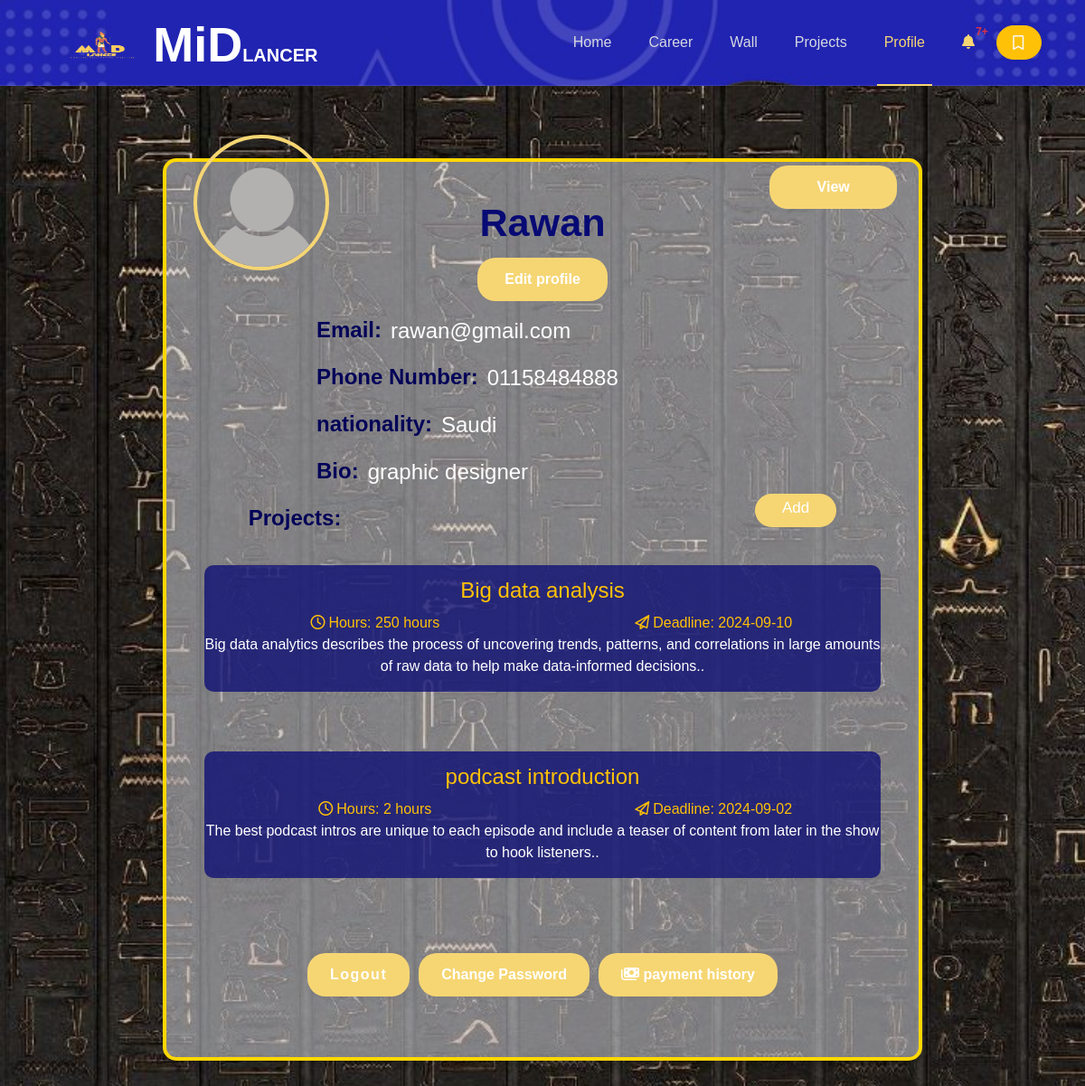
Page /clientprofile.php (signed in) on the committed database.
### tables this page shows
CREATE TABLE `user` (
  `user_id` int(11) NOT NULL,
  `user_name` varchar(250) NOT NULL,
  `email` varchar(250) NOT NULL,
  `phone_number` varchar(20) NOT NULL,
  `password` varchar(255) NOT NULL,
  `user_image` longtext DEFAULT 'defaultprofile.png',
  `bio` varchar(255) DEFAULT NULL,
  `nationality_id` int(11) NOT NULL,
  `last_seen` datetime DEFAULT current_timestamp()
);

CREATE TABLE `nationality` (
  `nationality_id` int(11) NOT NULL,
  `nationality` varchar(250) NOT NULL
);

CREATE TABLE `project` (
  `project_id` int(11) NOT NULL,
  `project_name` varchar(250) NOT NULL,
  `description` varchar(250) NOT NULL,
  `total_hours` int(11) NOT NULL,
  `deadline_date` date NOT NULL,
  `user_id` int(11) NOT NULL,
  `type_id` int(11) DEFAULT NULL,
  `posting` int(11) NOT NULL
);

### clientprofile.php (the view, shortened to what this page needs)
<?php
include 'nav+bm.php';
if(isset($_SESSION['user_id']))
    $user_id=$_SESSION['user_id'];
else
    header("location:home.php");
$select_user = "SELECT * FROM `user`
                JOIN `nationality` ON `nationality`.`nationality_id` = `user`.`nationality_id`
                WHERE `user_id` = '$user_id'";
$run_user = mysqli_query($connect,$select_user);
$select_posted_projects = "SELECT * FROM `project`
                            JOIN `user` ON `user`.`user_id` = `project`.`user_id`
                            WHERE `project`.`user_id` = '$user_id' AND `project`.`posting` = 1";
$run_posted_projects = mysqli_query($connect,$select_posted_projects);
?>
<!DOCTYPE html>
<html lang="en">
<head>
    <link href="https://cdn.jsdelivr.net/npm/bootstrap@5.0.2/dist/css/bootstrap.min.css" rel="stylesheet">
    <link rel="stylesheet" href="https://cdnjs.cloudflare.com/ajax/libs/font-awesome/6.0.0-beta3/css/all.min.css">
    <link rel="stylesheet" href="./css/clientprofile.css">
</head>
<body>
<h2></h2>
    <div class="profile-container">
        <?php foreach($run_user as $data){ ?>
            <div class="class">
            <a href="./clientview.php?cid=<?php echo htmlspecialchars($data['user_id'], ENT_QUOTES, 'UTF-8' )?>" class="btn-dash">View</a>
            </div>
            <div class="profile-image">
                <img src="<?php echo "img/profile/".htmlspecialchars($data['user_image'], ENT_QUOTES, 'UTF-8' )?>" alt="Profile Image" id="image-preview">
            </div>
            <h1 style="color:#080a74"><?php echo htmlspecialchars($data['user_name'], ENT_QUOTES, 'UTF-8' )?></h1>
            <div class="profile-form">
                <a href="./edit_client_profile.php" class="btn-prof">Edit profile</a>
                <div class="form-group">
                    <label for="career">Email:</label>
                    <p> <?php echo htmlspecialchars($data['email'], ENT_QUOTES, 'UTF-8' )?></p>
                </div>
                <div class="form-group">
                    <label for="job-title">Phone Number:</label>
                    <p class="web"><?php echo htmlspecialchars($data['phone_number'], ENT_QUOTES, 'UTF-8' )?></p>
                </div>
                <div class="form-group">
                    <label for="bio">nationality:</label>
                    <p><?php echo htmlspecialchars($data['nationality'], ENT_QUOTES, 'UTF-8' )?></p>
                </div>
                <div class="form-group">
                    <label for="bio">Bio:</label>
                    <p><?php echo htmlspecialchars ($data['bio'], ENT_QUOTES, 'UTF-8' )?></p>
                </div>
            </div>
            <div class="pj"> <label for="experience">Projects:</label>
                        <a href="./addproject.php" class="btn-exp">Add</a>
                    </div>
            <div class="">
                <div class="all text-center">
                    <?php  if(mysqli_num_rows($run_posted_projects) > 0) { ?>
                        <?php foreach($run_posted_projects as $project){ ?>
                        <div class="post2 position-relative">
                            <p class="">
                                 <span class="text-warning haha">
                                 <?php echo htmlspecialchars($project['project_name'], ENT_QUOTES, 'UTF-8' )?><br>
                                 </span>
                                 <div class="d-flex text-warning">
                                <span class="w-50 "><i class="fa-regular  fa-clock mx-1"></i>Hours: <?php echo htmlspecialchars($project['total_hours'], ENT_QUOTES, 'UTF-8' )?> hours</span>
                                <span class="w-50 "><i class="fa-regular  fa-paper-plane mx-1"></i>Deadline: <?php echo htmlspecialchars($project['deadline_date'], ENT_QUOTES, 'UTF-8' )?></span>
                                </div>
                                 <?php echo htmlspecialchars($project['description'], ENT_QUOTES, 'UTF-8' )?>.<br>
                            </p>
                        </div>
                    <?php }}else{ ?>
                        <h4>No Posts Yet</h4>
                    <?php } ?>
                </div>
            </div>
            <div class="button-container">
            <form method="POST">
                    <button type="submit" name="logout" class="btn-12" id="logout">Logout</button>
                </form>
                <a href="./changepass_client.php" class="btn-12">Change Password</a>
                <a href="./payment_history.php" class="btn-12"> <i class="fa-solid fa-money-bills"></i> payment history </a>
            </div>
        </div>
    <?php } ?>
</body>
</html>

### css/nav+bm.css (style rules this page uses)
:root { --primary-color: #080a74; --secondary-color: #f6d673; --Thirdly-color: #d6d9e0; --fourthly-color: #1d1d27; }
h2 { color: var(--Thirdly-color); }
button { padding: 4px 20px; border-radius: 50px; cursor: pointer; border: 0; border-radius: 0.9em; background-color: var(--secondary-color); box-shadow: rgb(0 0 0 / 5%) 0 0 8px; letter-spacing: 1.5px; text-transform: uppercase; font-size: 15px; transition: all 0.5s ease; font-family: inherit; margin-left: 20px; }
a { text-decoration: none; color: var(--fourthly-color); }

### css/clientprofile.css (style rules this page uses)
:root { --blue-color: #080a74; --primary-color: #080a74; --secondary-color: #f6d673; --background-color: #f7faff; --input-bg-color: #1d1d27; --text-color: #ffffff; --button-bg-color: #f6d673; --button-hover-bg-color: #2124b1; --popup-bg-color: #ffffff; --popup-border-color: #2124b1; }
body { font-family: 'Arial', sans-serif; background-image: url(../img/bhimg.jpg); background-size: cover; color: var(--text-color); margin: 0; }
.haha { font-size: x-large; }
.profile-container { position: relative; width: 70%; margin: auto; background-color: #d6d9e085; border-radius: 15px; box-shadow: 0 4px 10px rgba(0, 0, 0, 0.2); text-align: center; border: 4px solid gold; margin-bottom: 4%; }
h2 { color: var(--secondary-color) !important; font-size: 2.7em; font-weight: 600; text-align: center; padding-bottom: 3%; padding-top: 3%; }
h1 { color: var(--text-color) ; font-size: 2.7em; font-weight: 600; margin-top: 2%; padding-top: 3%; }
.profile-image { width: 150px; height: 150px; border-radius: 50%; border: 4px solid var(--secondary-color); overflow: hidden; position: absolute; top: -30px; left: 30px; }
.profile-image img { width: 100%; }
p { color: var(--text-color); font-weight: 540; font-size: x-large; position: relative; top: 10px; }
.profile-form { display: flex; flex-direction: column; align-items: center; }
.form-group { width: 100%; max-width: 500px; display: flex; flex-direction: row; gap: 10px; }
.pj { width: 100%; display: flex; justify-content: center; }
.btn-prof { display: inline-block; background-color: var(--button-bg-color); color: white; padding: 12px 30px; text-align: center; border-radius: 20px; margin: 5px; text-decoration: none; font-weight: bold; font-size: 1em; cursor: pointer; transition: color .15s ease-in-out, background-color .15s ease-in-out, border-color .15s ease-in-out, box-shadow .15s ease-in-out; }
.btn-dash { display: inline-block; background-color: var(--button-bg-color); color: white; padding: 12px 30px; text-align: center; border-radius: 20px; margin: 3%; position: relative; left: 37%; text-decoration: none; font-weight: bold; font-size: 1em; cursor: pointer; transition: color .15s ease-in-out, background-color .15s ease-in-out, border-color .15s ease-in-out, box-shadow .15s ease-in-out; }
.btn-exp { display: inline-block; background-color: var(--button-bg-color); color: var(--text-color); padding: 3px 30px; text-align: center; border-radius: 20px; margin-left: 55%; margin-bottom: 1%; text-decoration: none; font-weight: 100; font-size: 17px; cursor: pointer; transition: color .15s ease-in-out, background-color .15s ease-in-out, border-color .15s ease-in-out, box-shadow .15s ease-in-out; }
.button-container { display: flex; flex-wrap: wrap; justify-content: center; gap: 10px; margin-top: 34px; }
.btn-12 { display: inline-block; text-decoration: none; background-color: var(--button-bg-color); color: var(--text-color); padding: 12px 25px; text-align: center; border-radius: 20px; margin-bottom: 8%; text-decoration: none; font-weight: bold; font-size: 1em; cursor: pointer; transition: color .15s ease-in-out, background-color .15s ease-in-out, border-color .15s ease-in-out, box-shadow .15s ease-in-out; }
.class { width: 18%; height: 6%; position: absolute; display: flex; flex-direction: column; right: 9%; }
a { text-decoration: none; color: black; }
.all { width: 100%; height: auto; display: flex; flex-direction: column; }
.post2 { width: 90%; background-color: #080a74c0; margin-top: 4%; margin:4% auto; border-radius: 10px; }
.button-container { margin-top: 50px; }
img { width: 100%; height: 100%; border-radius: 10px; }
label { font-weight: bold; font-size: x-large; color: rgb(2, 2, 88); text-align: left; padding-top: 9px; }
p { color: white; }

### rows in the picture
user: user_image (placeholder picture), user_name "Rawan", email "rawan@gmail.com", phone_number "01158484888", nationality.nationality "Saudi", bio "graphic designer"
project: project_name "Big data analysis", total_hours "250", deadline_date "2024-09-10", description "Big data analytics describes the process of uncovering trends, patterns, and correlations in large amounts of raw data to help make data-informed decisions."
project: project_name "podcast introduction", total_hours "2", deadline_date "2024-09-02", description "The best podcast intros are unique to each episode and include a teaser of content from later in the show to hook listeners."
